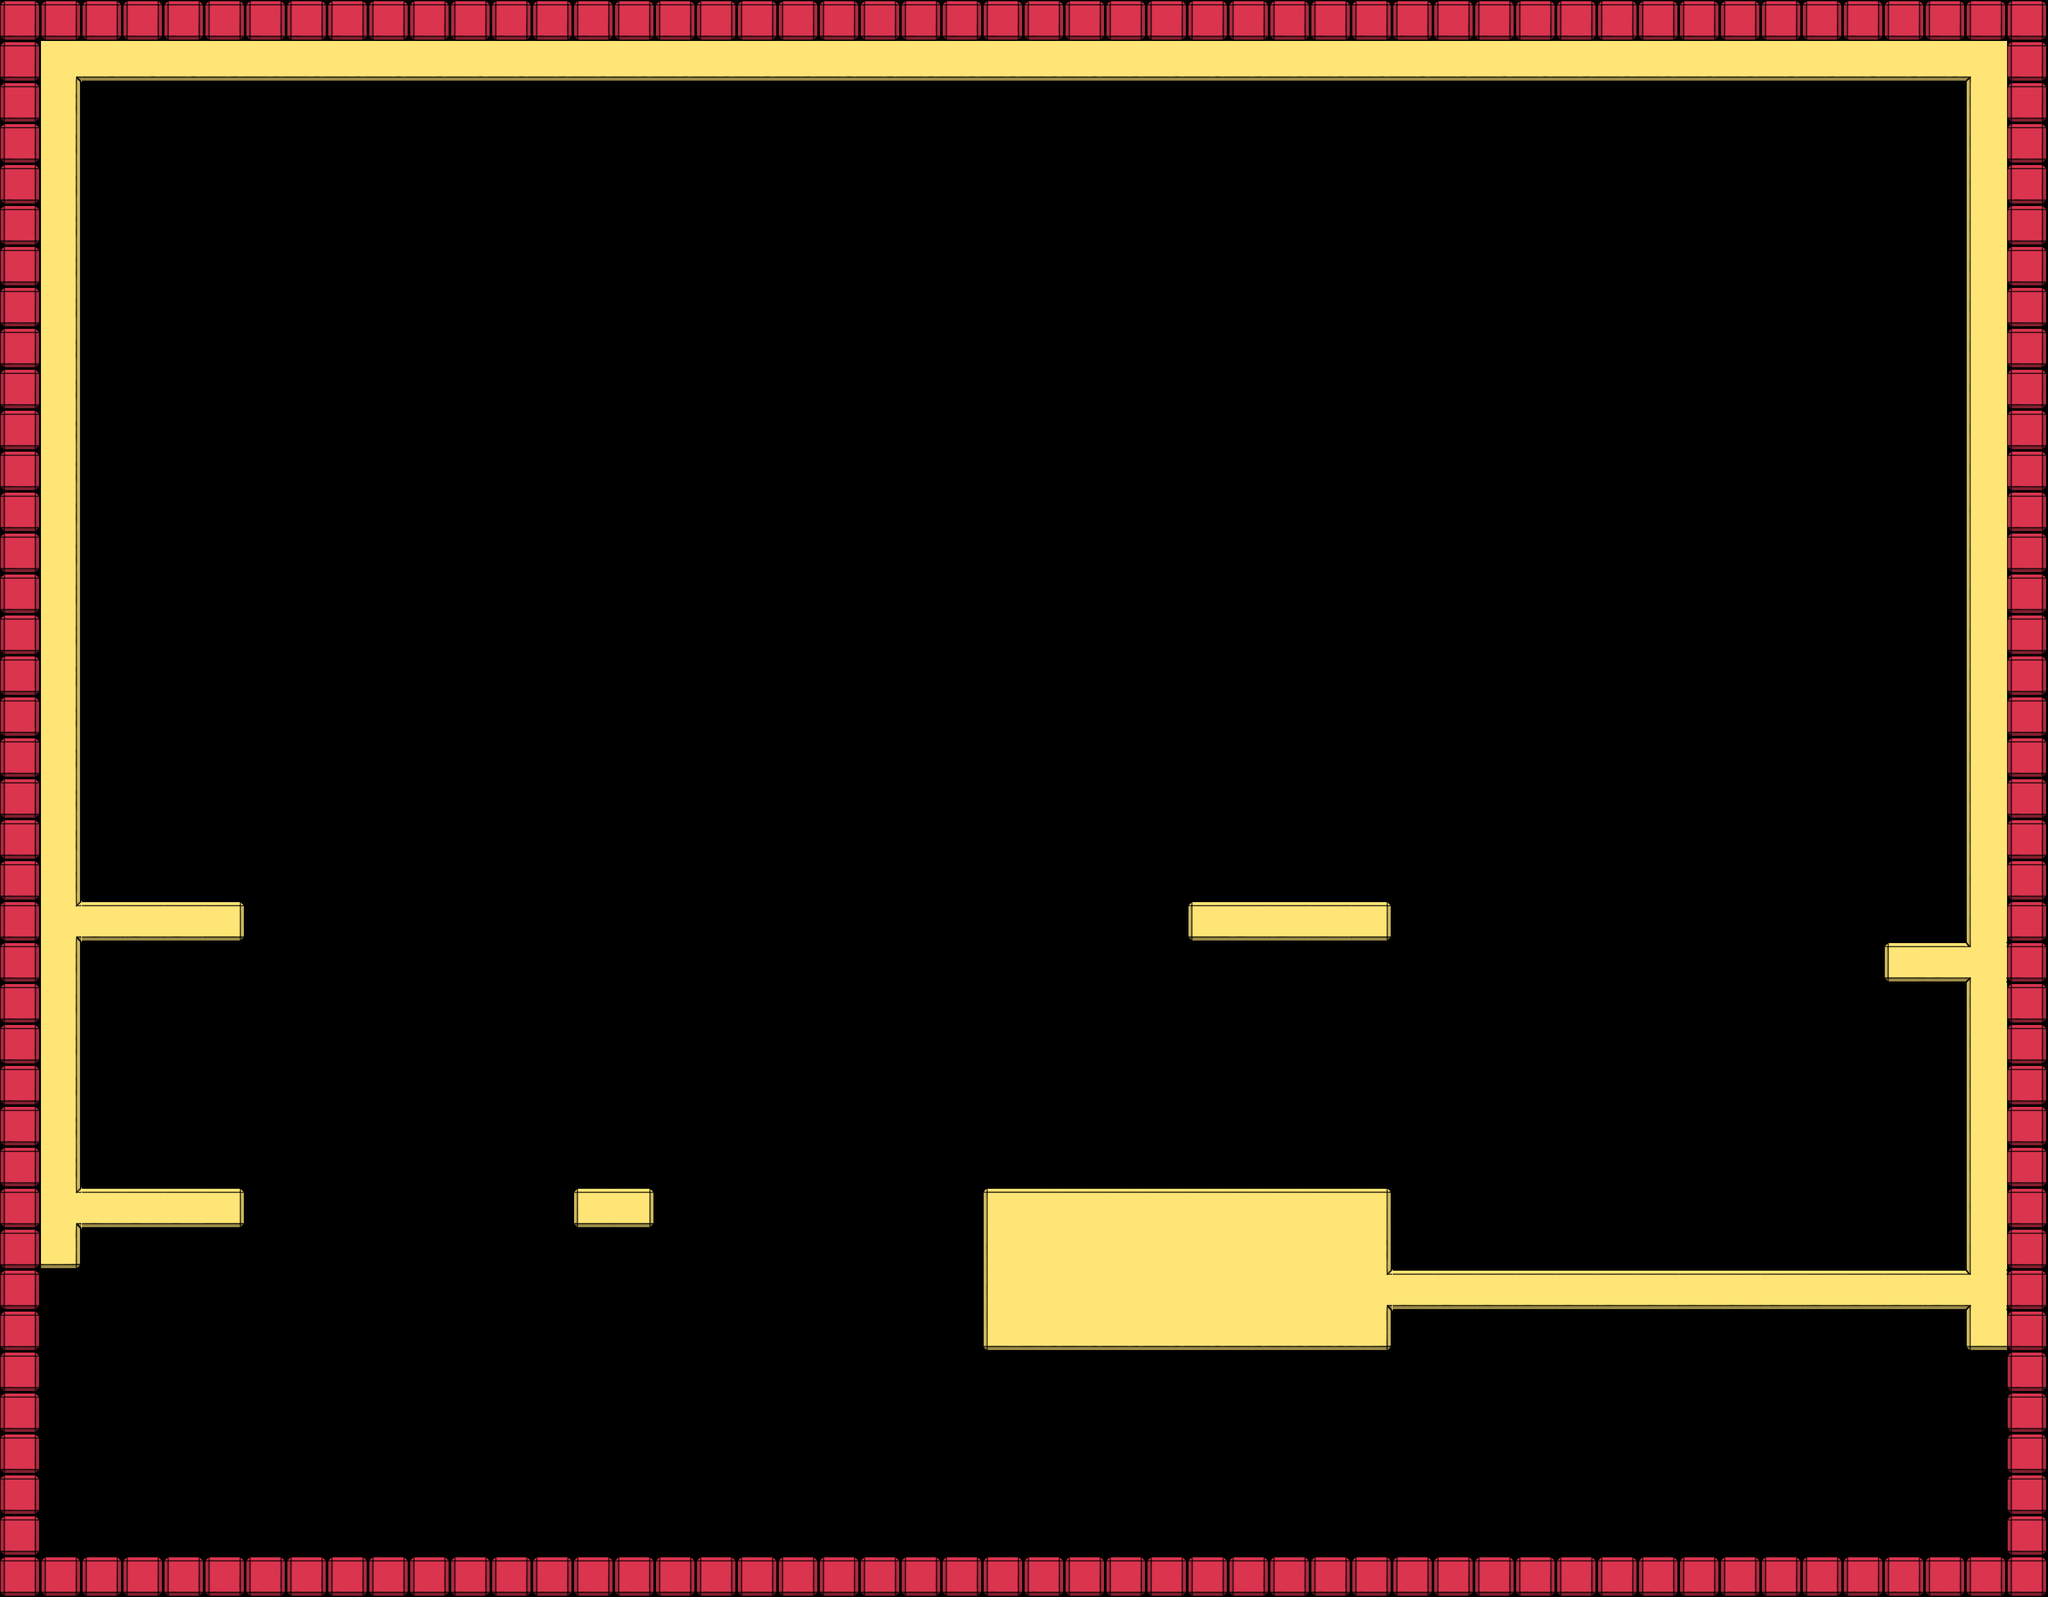

Below is a game level as drawn by its tile map, then a one-line description and the .tmx that defines it (tile-layer data replaced by summaries):
An orthogonal 50x39 tile map with 64x64 px tiles, 23 tile layers (pointilles, deathBoxes, platforms, deathbox41, ...), 4 hidden layers not drawn, 2 tilesets and 2 objects.

<map version="1.8" tiledversion="1.8.4" orientation="orthogonal" renderorder="right-down" width="50" height="39" tilewidth="64" tileheight="64" infinite="0" nextlayerid="41" nextobjectid="6">
 <editorsettings>
  <export target="../[gameName]/assets/images/map/L1_4.json" format="json" />
 </editorsettings>
 <tileset firstgid="1" name="tilesetProto++" tilewidth="64" tileheight="64" tilecount="64" columns="4">
  <image source="../[gameName]/assets/images/map/tilesetProto++.png" width="256" height="1024" />
 </tileset>
 <tileset firstgid="65" name="tilesetFinal" tilewidth="64" tileheight="64" tilecount="1000" columns="10">
  <image source="../[gameName]/assets/images/map/tilesetFinal.png" width="640" height="6400" />
 </tileset>
 <layer id="38" name="pointilles" width="50" height="39">
  <data>[1950 cells, 24 non-empty, 3 distinct tile ids]</data>
 </layer>
 <layer id="37" name="deathBoxes" width="50" height="39">
  <data>[1950 cells, 174 non-empty, 1 distinct tile ids]</data>
 </layer>
 <layer id="36" name="platforms" width="50" height="39">
  <data>[1950 cells, 179 non-empty, 16 distinct tile ids]</data>
 </layer>
 <group id="2" name="4beats">
  <layer id="3" name="plat41" width="50" height="39" visible="0">
   <data>[1950 cells, 14 non-empty, 3 distinct tile ids]</data>
  </layer>
  <layer id="4" name="plat42" width="50" height="39" visible="0">
   <data>[1950 cells, 14 non-empty, 3 distinct tile ids]</data>
  </layer>
  <layer id="6" name="plat43" width="50" height="39" visible="0">
   <data>[1950 cells, 7 non-empty, 3 distinct tile ids]</data>
  </layer>
  <layer id="5" name="plat44" width="50" height="39" visible="0">
   <data>[1950 cells, 7 non-empty, 3 distinct tile ids]</data>
  </layer>
  <layer id="10" name="deathbox41" width="50" height="39">
   <data>[1950 cells, 0 non-empty, 0 distinct tile ids]</data>
  </layer>
  <layer id="9" name="deathbox42" width="50" height="39">
   <data>[1950 cells, 0 non-empty, 0 distinct tile ids]</data>
  </layer>
  <layer id="8" name="deathbox43" width="50" height="39">
   <data>[1950 cells, 0 non-empty, 0 distinct tile ids]</data>
  </layer>
  <layer id="7" name="deathbox44" width="50" height="39">
   <data>[1950 cells, 0 non-empty, 0 distinct tile ids]</data>
  </layer>
 </group>
 <group id="11" name="8beats">
  <layer id="20" name="plat81" width="50" height="39">
   <data>[1950 cells, 0 non-empty, 0 distinct tile ids]</data>
  </layer>
  <layer id="21" name="plat82" width="50" height="39">
   <data>[1950 cells, 0 non-empty, 0 distinct tile ids]</data>
  </layer>
  <layer id="23" name="plat83" width="50" height="39">
   <data>[1950 cells, 0 non-empty, 0 distinct tile ids]</data>
  </layer>
  <layer id="22" name="plat84" width="50" height="39">
   <data>[1950 cells, 0 non-empty, 0 distinct tile ids]</data>
  </layer>
  <layer id="27" name="plat85" width="50" height="39">
   <data>[1950 cells, 0 non-empty, 0 distinct tile ids]</data>
  </layer>
  <layer id="26" name="plat86" width="50" height="39">
   <data>[1950 cells, 0 non-empty, 0 distinct tile ids]</data>
  </layer>
  <layer id="25" name="plat87" width="50" height="39">
   <data>[1950 cells, 0 non-empty, 0 distinct tile ids]</data>
  </layer>
  <layer id="24" name="plat88" width="50" height="39">
   <data>[1950 cells, 0 non-empty, 0 distinct tile ids]</data>
  </layer>
  <layer id="35" name="deathbox81" width="50" height="39">
   <data>[1950 cells, 0 non-empty, 0 distinct tile ids]</data>
  </layer>
  <layer id="34" name="deathbox82" width="50" height="39">
   <data>[1950 cells, 0 non-empty, 0 distinct tile ids]</data>
  </layer>
  <layer id="33" name="deathbox83" width="50" height="39">
   <data>[1950 cells, 0 non-empty, 0 distinct tile ids]</data>
  </layer>
  <layer id="32" name="deathbox84" width="50" height="39">
   <data>[1950 cells, 0 non-empty, 0 distinct tile ids]</data>
  </layer>
  <layer id="31" name="deathbox85" width="50" height="39">
   <data>[1950 cells, 0 non-empty, 0 distinct tile ids]</data>
  </layer>
  <layer id="30" name="deathbox86" width="50" height="39">
   <data>[1950 cells, 0 non-empty, 0 distinct tile ids]</data>
  </layer>
  <layer id="29" name="deathbox87" width="50" height="39">
   <data>[1950 cells, 0 non-empty, 0 distinct tile ids]</data>
  </layer>
  <layer id="28" name="deathbox88" width="50" height="39">
   <data>[1950 cells, 0 non-empty, 0 distinct tile ids]</data>
  </layer>
 </group>
 <objectgroup id="39" name="spawns">
  <object id="5" x="192" y="1728" />
 </objectgroup>
 <objectgroup id="40" name="portals">
  <object id="3" gid="3" x="199.02" y="1332.42" width="64" height="64" />
 </objectgroup>
</map>
